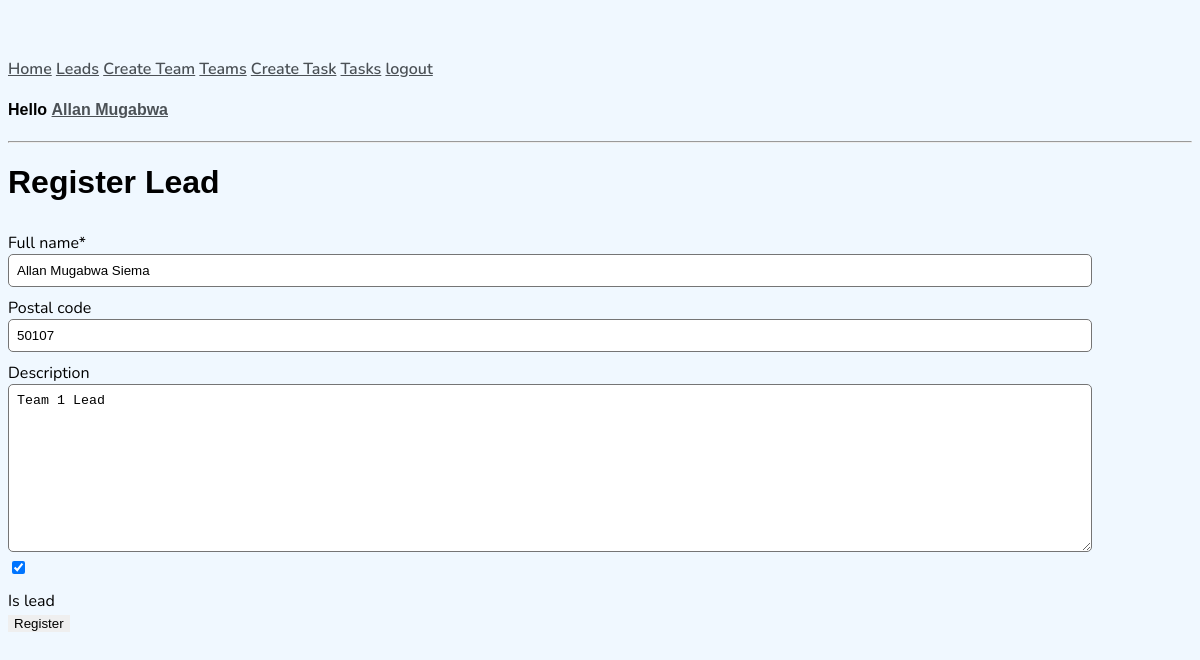
Before: /register-lead/2/ (signed in) with the older database file.
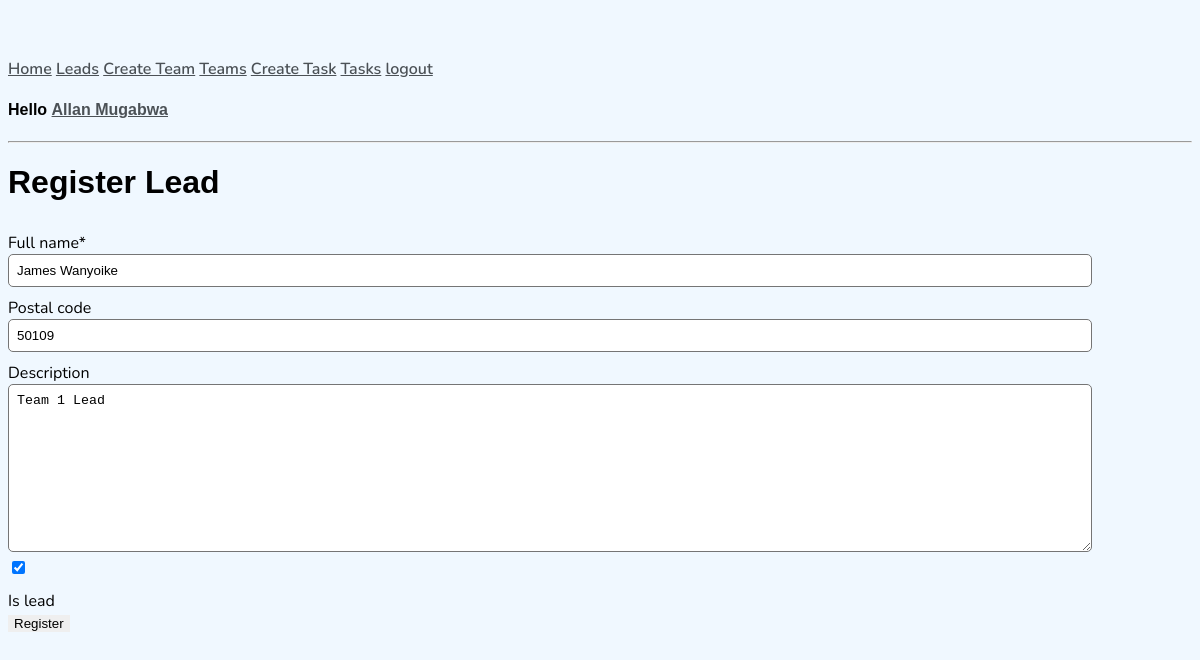
After: the same page with the newer database file.
### users/models.py (models this page shows, shortened)
class NewUser(AbstractBaseUser, PermissionsMixin):
    full_name = models.CharField(max_length=150)
    email = models.EmailField(blank=True)
    username = models.CharField(max_length=150,unique=True)
    password = models.CharField(max_length=250)
    postal_code = models.CharField(max_length=50, blank=True)
    description = models.TextField(blank=True)
    start_date = models.DateTimeField(default=timezone.now)
    is_staff = models.BooleanField(default=False)
    is_active = models.BooleanField(default=True)
    is_lead = models.BooleanField(default=False)
    team = models.ForeignKey(Team, on_delete=models.CASCADE, null=True,blank=True)
    objects = CustomAccountManager()
    USERNAME_FIELD = 'username'
    REQUIRED_FIELDS = ['full_name','email']

### users/views.py (the view)
# urls.py: path('register-lead/<int:pk>/',RegisterLead.as_view(),name='register-lead'),
class RegisterLead(LoginRequiredMixin, UserPassesTestMixin, UpdateView):
    template_name = 'users/register_lead.html'
    model = NewUser
    fields = ['full_name','postal_code','description','is_lead']
    success_url = reverse_lazy('all-users')
    def test_func(self):
        return self.request.user.is_authenticated and self.request.user.is_staff

### users/templates/users/register_lead.html (shortened to what this page needs)
{% extends 'users/base.html' %}
{% block content %}
{% load crispy_forms_tags %}
<h1>Register Lead</h1>
<form method="POST">
    {{form|crispy}}
    <input type="submit", value = "Register">
</form>
{% endblock content %}

### users/templates/users/base.html (shortened to what this page needs)
{% load static %}
<!DOCTYPE html>
<html lang="en">
    <head>
        <link rel="stylesheet" type="text/css" href="{% static 'users/main.css' %}">
    </head>
    <body>
        <div class="container">
            {% if request.user.is_authenticated %}
                <a href="{% url 'all-users'%}">Home</a>
                {% if request.user.is_staff %}
                <a href="{% url 'leads' %}">Leads</a>
                {% endif %}
                {% if request.user.is_staff %}
                <a href="{% url 'create-team' %}">Create Team</a>
                {% endif %}
                <a href="{% url 'list-teams' %}">Teams</a>
                {% if request.user.is_staff or request.user.is_lead%}
                <a href="{% url 'task-create' %}">Create Task</a>
                {% endif %}
                <a href="{% url 'task-list' %}">Tasks</a>
                <a href="{% url 'logout' %}">logout</a>
                <h4>Hello <a href="{% url 'user-detail' request.user.id %}">{{request.user.full_name}}</a></h4>
                <hr>
            {% endif %}
            {% block content %}
            {% endblock content %}
        </div>
    </body>
</html>

### users/static/users/main.css (style rules this page uses)
body { background-color: aliceblue; padding-top: 50px; font-family: 'Nunito', sans-serif; }
h1, h2, h3, h4, h5, h6 { font-family: 'Raleway', sans-serif; }
a, p { color: #4b5156; }
a { font-weight: 600; }
input { outline: none; border: none; }
input[type=text],input[type=password], input[type=email], textarea { border: 1px solid #757575; border-radius: 5px; padding: 8px; width: 90%; }
label { padding-top: 10px !important; display: block; }

Changed rows visible on the page:
changed NewUser "Team 1 Lead": full_name "Allan Mugabwa Siema" → "James Wanyoike"; postal_code "50107" → "50109"
